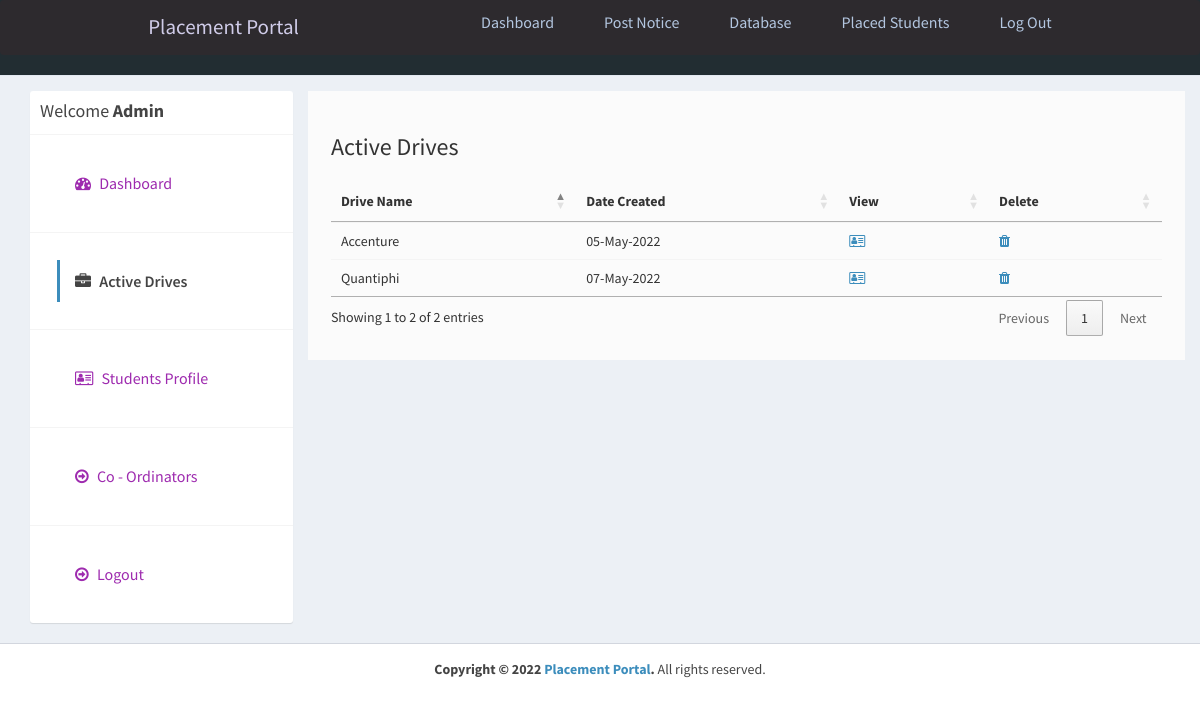
/admin/active-jobs.php (signed in), run on the app's committed database.
### tables this page shows
CREATE TABLE `job_post` (
  `id_jobpost` int(11) NOT NULL AUTO_INCREMENT,
  `id_company` int(11) NOT NULL,
  `jobtitle` varchar(255) NOT NULL,
  `description` text NOT NULL,
  `minimumsalary` varchar(255) NOT NULL,
  `maximumsalary` varchar(255) NOT NULL,
  `experience` varchar(255) NOT NULL,
  `qualification` varchar(255) NOT NULL,
  `createdat` timestamp NOT NULL DEFAULT current_timestamp(),
  PRIMARY KEY (`id_jobpost`)
);

### admin/active-jobs.php (the view, shortened to what this page needs)
<?php
require_once("../db.php");
?>
<!DOCTYPE html>
<html>
<head>
  <link rel="stylesheet" href="https://cdnjs.cloudflare.com/ajax/libs/twitter-bootstrap/3.3.7/css/bootstrap.min.css">
  <link rel="stylesheet" href="https://cdnjs.cloudflare.com/ajax/libs/font-awesome/4.7.0/css/font-awesome.min.css">
  <link rel="stylesheet" href="https://cdnjs.cloudflare.com/ajax/libs/ionicons/2.0.1/css/ionicons.min.css">
  <link rel="stylesheet" href="https://cdn.datatables.net/1.10.15/css/jquery.dataTables.min.css">
  <link rel="stylesheet" href="../css/AdminLTE.min.css">
  <link rel="stylesheet" href="../css/_all-skins.min.css">
  <link rel="stylesheet" href="../css/custom.css">
</head>
<body class="hold-transition skin-green sidebar-mini">
  <div class="wrapper">
    <?php
    include 'header.php';
    ?>
    <div class="content-wrapper" style="margin-left: 0px;">
      <section id="candidates" class="content-header">
        <div class="container">
          <div class="row">
            <div class="col-md-3">
              <div class="box box-solid">
                <div class="box-header with-border">
                  <h3 class="box-title">Welcome <b>Admin</b></h3>
                </div>
                <div class="box-body no-padding">
                  <ul class="nav nav-pills nav-stacked">
                    <li><a href="dashboard.php"><i class="fa fa-dashboard"></i> Dashboard</a></li>
                    <li class="active"><a href="active-jobs.php"><i class="fa fa-briefcase"></i> Active Drives</a></li>
                    <li><a href="applications.php"><i class="fa fa-address-card-o"></i> Students Profile</a></li>
                    <li><a href="companies.php"><i class="fa fa-arrow-circle-o-right"></i> Co - Ordinators</a></li>
                    <li><a href="../logout.php"><i class="fa fa-arrow-circle-o-right"></i> Logout</a></li>
                  </ul>
                </div>
              </div>
            </div>
            <div class="col-md-9 bg-white padding-2">
              <h3>Active Drives</h3>
              <div class="row margin-top-20">
                <div class="col-md-12">
                  <div class="box-body table-responsive no-padding">
                    <table id="example2" class="table table-hover">
                      <thead>
                        <th>Drive Name</th>
                        <th>Date Created</th>
                        <th>View</th>
                        <th>Delete</th>
                      </thead>
                      <tbody>
                        <?php
                        $sql = "SELECT job_post.*, company.companyname FROM job_post INNER JOIN company ON job_post.id_company=company.id_company";
                        $result = $conn->query($sql);
                        if ($result->num_rows > 0) {
                          while ($row = $result->fetch_assoc()) {
                        ?>
                            <tr>
                              <td><?php echo $row['jobtitle']; ?></td>
                              <td><?php echo date("d-M-Y", strtotime($row['createdat'])); ?></td>
                              <td><a href="view-job-post.php?id=<?php echo $row['id_jobpost']; ?>"><i class="fa fa-address-card-o"></i></a></td>
                              <td><a href="delete-job-post.php?id=<?php echo $row['id_jobpost']; ?>"><i class="fa fa-trash"></i></a></td>
                            </tr>
                        <?php
                          }
                        }
                        ?>
                      </tbody>
                    </table>
                  </div>
                </div>
              </div>
            </div>
          </div>
        </div>
      </section>
    </div>
    <footer class="main-footer" style="margin-left: 0px;">
      <div class="text-center">
        <strong>Copyright &copy; 2022 <a href="learningfromscratch.online">Placement Portal</a>.</strong> All rights
        reserved.
      </div>
    </footer>
  </div>
</body>
</html>

### css/custom.css (style rules this page uses)
.margin-top-20 { margin-top: 20px; }
.padding-2 { padding: 2%; }
.bg-white { background-color:#fbfbfb; margin-left: 0%; }
.box { font-size: medium; font-family: sans-serif; }
li { color: aqua; }

### admin/header.php (style rules this page uses)
* { margin: 0; padding: 0; box-sizing: border-box; }
html { font-size: 62.5%; font-family: 'Roboto', sans-serif; }
li { list-style: none; }
a { text-decoration: none; }

### data on the page
job_post: jobtitle "Accenture", createdat "05-May-2022"
job_post: jobtitle "Quantiphi", createdat "07-May-2022"
